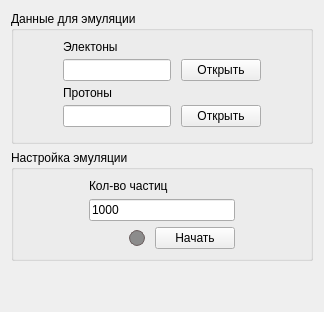
                   <widget class="QWidget" name="tab_main">
                    <attribute name="title">
                     <string>Основные настройки</string>
                    </attribute>
                    <layout class="QVBoxLayout" name="verticalLayout_14" stretch="0,0,0">
                     <item>
                      <widget class="QGroupBox" name="groupBox_path_to_dataframes">
                       <property name="title">
                        <string>Данные для эмуляции</string>
                       </property>
                       <layout class="QVBoxLayout" name="verticalLayout_9">
                        <item>
                         <layout class="QGridLayout" name="gridLayout_2" rowstretch="0,0,0,0" columnstretch="0,1,0,0">
                          <property name="bottomMargin">
                           <number>5</number>
                          </property>
                          <property name="horizontalSpacing">
                           <number>10</number>
                          </property>
                          <property name="verticalSpacing">
                           <number>5</number>
                          </property>
                          <item row="2" column="1">
                           <widget class="QLabel" name="label_protons_data">
                            <property name="text">
                             <string>Протоны</string>
                            </property>
                            <property name="alignment">
                             <set>Qt::AlignBottom|Qt::AlignLeading|Qt::AlignLeft</set>
                            </property>
                           </widget>
                          </item>
                          <item row="3" column="2">
                           <widget class="QPushButton" name="pushButton_open_proton_dataframe">
                            <property name="text">
                             <string>Открыть</string>
                            </property>
                           </widget>
                          </item>
                          <item row="3" column="1">
                           <widget class="QLineEdit" name="lineEdit_emulation_proton">
                            <property name="minimumSize">
                             <size>
                              <width>0</width>
                              <height>22</height>
                             </size>
                            </property>
                           </widget>
                          </item>
                          <item row="1" column="2">
                           <widget class="QPushButton" name="pushButton_open_electron_dataframe">
                            <property name="text">
                             <string>Открыть</string>
                            </property>
                           </widget>
                          </item>
                          <item row="0" column="1">
                           <widget class="QLabel" name="label_electrons_data">
                            <property name="text">
                             <string>Электоны</string>
                            </property>
                            <property name="alignment">
                             <set>Qt::AlignBottom|Qt::AlignLeading|Qt::AlignLeft</set>
                            </property>
                           </widget>
                          </item>
                          <item row="1" column="1">
                           <widget class="QLineEdit" name="lineEdit_emulation_electron">
                            <property name="minimumSize">
                             <size>
                              <width>0</width>
                              <height>22</height>
                             </size>
                            </property>
                           </widget>
                          </item>
                          <item row="3" column="0">
                           <spacer name="horizontalSpacer_2">
                            <property name="orientation">
                             <enum>Qt::Horizontal</enum>
                            </property>
                            <property name="sizeHint" stdset="0">
                             <size>
                              <width>40</width>
                              <height>20</height>
                             </size>
                            </property>
                           </spacer>
                          </item>
                          <item row="1" column="3">
                           <spacer name="horizontalSpacer">
                            <property name="orientation">
                             <enum>Qt::Horizontal</enum>
                            </property>
                            <property name="sizeHint" stdset="0">
                             <size>
                              <width>40</width>
                              <height>20</height>
                             </size>
                            </property>
                           </spacer>
                          </item>
                         </layout>
                        </item>
                       </layout>
                      </widget>
                     </item>
                     <item>
                      <widget class="QGroupBox" name="groupBox__emulaion_setting">
                       <property name="title">
                        <string>Настройка эмуляции</string>
                       </property>
                       <layout class="QVBoxLayout" name="verticalLayout_20">
                        <item>
                         <layout class="QGridLayout" name="gridLayout" columnstretch="0,0,0,0,0">
                          <property name="horizontalSpacing">
                           <number>10</number>
                          </property>
                          <item row="2" column="1">
                           <layout class="QHBoxLayout" name="horizontalLayout_3">
                            <property name="spacing">
                             <number>10</number>
                            </property>
                            <item>
                             <spacer name="horizontalSpacer_11">
                              <property name="orientation">
                               <enum>Qt::Horizontal</enum>
                              </property>
                              <property name="sizeHint" stdset="0">
                               <size>
                                <width>40</width>
                                <height>20</height>
                               </size>
                              </property>
                             </spacer>
                            </item>
                            <item>
                             <widget class="QWidget" name="widget_led_start_emulation" native="true">
                              <property name="sizePolicy">
                               <sizepolicy hsizetype="Fixed" vsizetype="Fixed">
                                <horstretch>0</horstretch>
                                <verstretch>0</verstretch>
                               </sizepolicy>
                              </property>
                              <property name="minimumSize">
                               <size>
                                <width>16</width>
                                <height>16</height>
                               </size>
                              </property>
                              <property name="layoutDirection">
                               <enum>Qt::LeftToRight</enum>
                              </property>
                              <property name="styleSheet">
                               <string notr="true">QWidget{
    background-color: #8C8C8C;
    border-radius: 8px;
    border: 1px solid #6C6060;
	max-width: 14px; 
	max-height: 14px;
	min-width: 14px; 
	min-height: 14px;
}</string>
                              </property>
                             </widget>
                            </item>
                            <item>
                             <widget class="QPushButton" name="pushButton_start_emulation">
                              <property name="text">
                               <string>Начать</string>
                              </property>
                              <property name="checkable">
                               <bool>false</bool>
                              </property>
                             </widget>
                            </item>
                           </layout>
                          </item>
                          <item row="1" column="1">
                           <widget class="QLineEdit" name="lineEdit_amout_particle">
                            <property name="minimumSize">
                             <size>
                              <width>0</width>
                              <height>22</height>
                             </size>
                            </property>
                            <property name="text">
                             <string>1000</string>
                            </property>
                           </widget>
                          </item>
                          <item row="1" column="4">
                           <spacer name="horizontalSpacer_10">
                            <property name="orientation">
                             <enum>Qt::Horizontal</enum>
                            </property>
                            <property name="sizeHint" stdset="0">
                             <size>
                              <width>40</width>
                              <height>20</height>
                             </size>
                            </property>
                           </spacer>
                          </item>
                          <item row="0" column="1">
                           <widget class="QLabel" name="label">
                            <property name="text">
                             <string>Кол-во частиц</string>
                            </property>
                           </widget>
                          </item>
                          <item row="1" column="0">
                           <spacer name="horizontalSpacer_3">
                            <property name="orientation">
                             <enum>Qt::Horizontal</enum>
                            </property>
                            <property name="sizeHint" stdset="0">
                             <size>
                              <width>40</width>
                              <height>20</height>
                             </size>
                            </property>
                           </spacer>
                          </item>
                         </layout>
                        </item>
                       </layout>
                      </widget>
                     </item>
                     <item>
                      <spacer name="verticalSpacer_3">
                       <property name="orientation">
                        <enum>Qt::Vertical</enum>
                       </property>
                       <property name="sizeHint" stdset="0">
                        <size>
                         <width>20</width>
                         <height>40</height>
                        </size>
                       </property>
                      </spacer>
                     </item>
                    </layout>
                   </widget>
